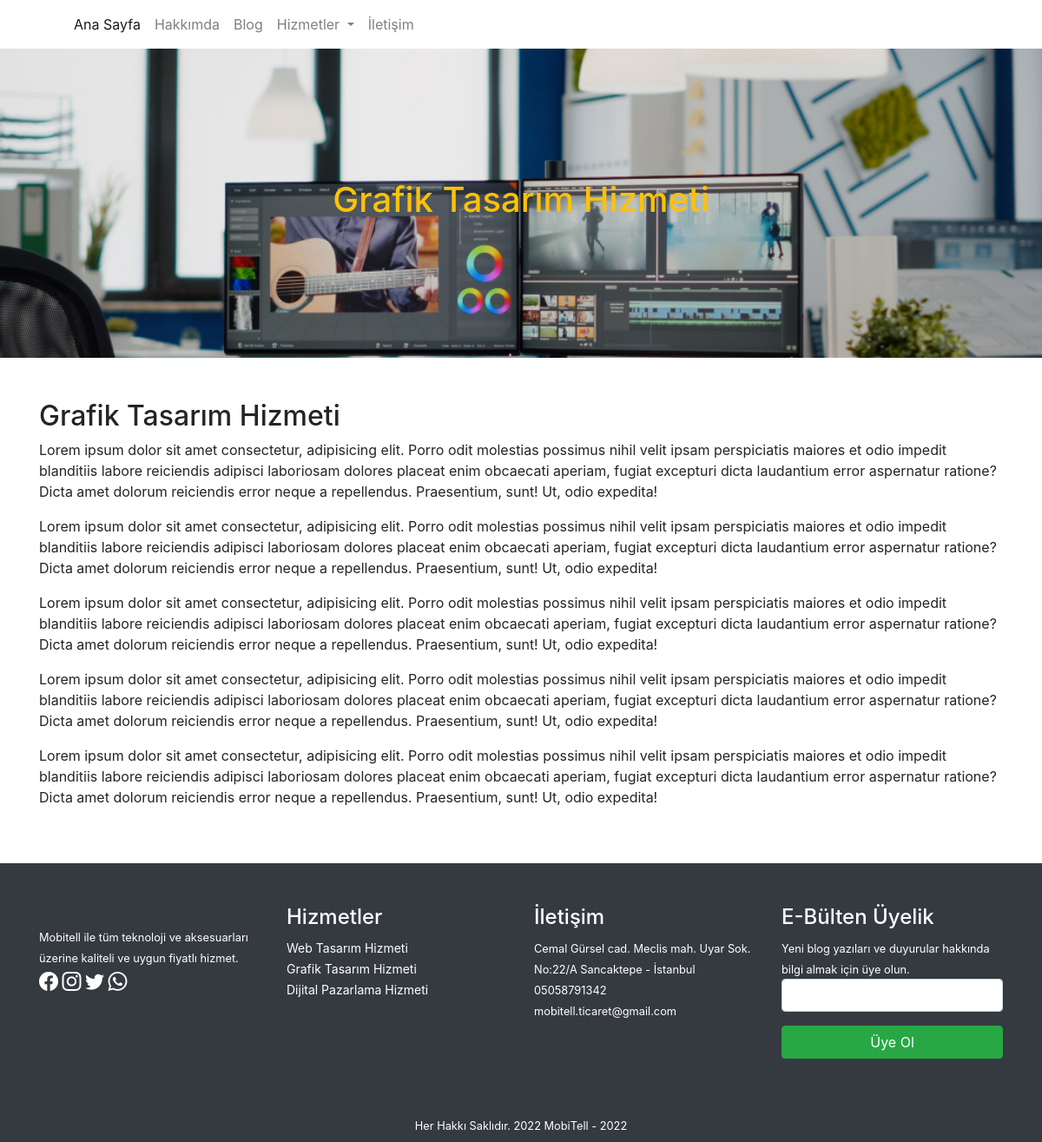
Page /samplepage.php?id=3 on the committed database.
### tables this page shows
CREATE TABLE `sayfalar` (
  `id` int(11) NOT NULL,
  `baslik` varchar(60) NOT NULL,
  `icerik` text NOT NULL,
  `meta` varchar(160) NOT NULL,
  `foto` varchar(100) NOT NULL,
  `durum` varchar(11) NOT NULL,
  `fotoalt` varchar(60) NOT NULL,
  `seotitle` varchar(60) NOT NULL,
  `tarih` varchar(11) NOT NULL,
  `sayfaturu` varchar(15) NOT NULL,
  `kategori` varchar(30) NOT NULL
);

CREATE TABLE `ayarlar` (
  `id` int(11) NOT NULL,
  `adres` varchar(200) NOT NULL,
  `telefon` varchar(15) NOT NULL,
  `email` varchar(100) NOT NULL,
  `harita` text NOT NULL,
  `tanitim` text NOT NULL,
  `logo` varchar(100) NOT NULL,
  `blogbanner` varchar(100) NOT NULL,
  `iletisimbanner` varchar(100) NOT NULL,
  `facebook` varchar(100) NOT NULL,
  `instagram` varchar(100) NOT NULL,
  `twitter` varchar(100) NOT NULL,
  `whatsapp` varchar(200) NOT NULL,
  `analitik` text NOT NULL,
  `konsol` text NOT NULL,
  `pixel` text NOT NULL,
  `copy` varchar(100) NOT NULL
);

### samplepage.php (the view)
<?php require_once('header.php'); ?>
<?php
$id = $_GET['id'];
$sorgu_hizmetpage = $db->prepare('select * from sayfalar where id=?');
$sorgu_hizmetpage->execute(array($id));
$satir_hizmetpage = $sorgu_hizmetpage->fetch();
?>
<section id="sampleBanner" class="py-15" style="background-image: url('<?php echo substr($satir_hizmetpage['foto'], 3); ?>');">
    <div class="container-fluid">
        <div class="row">
            <div class="col-12 text-center">
                <h1 class="text-warning"><?php echo $satir_hizmetpage['baslik']; ?></h1>
            </div>
        </div>
    </div>
</section>
<section id="content" class="py-5">
    <div class="container">
        <div class="row">
            <div class="col-12">
                <h2><?php echo $satir_hizmetpage['baslik']; ?></h2>
                <?php echo $satir_hizmetpage['icerik']; ?>
            </div>
        </div>
    </div>
</section>
<?php require_once('footer.php'); ?>

### footer.php (shortened to what this page needs)
<footer id="footer" class="bg-dark text-white">
  <div class="container">
    <div class="row py-5">
      <div class="col-md-3">
        <img src="<?php echo substr($logo, 3); ?>" alt=""><br>
        <small><?php echo $satir['tanitim']; ?></small> <br>
        <a href="<?php echo $satir['facebook']; ?>" target="_blank" style="font-size:22px;"><i class="bi bi-facebook"></i></a>
        <a href="<?php echo $satir['instagram']; ?>" target="_blank" style="font-size:22px;"><i class="bi bi-instagram"></i></a>
        <a href="<?php echo $satir['twitter']; ?>" target="_blank" style="font-size:22px;"><i class="bi bi-twitter"></i></a>
        <a href="<?php echo $satir['whatsapp']; ?>" target="_blank" style="font-size:22px;"><i class="bi bi-whatsapp"></i></a>
      </div>
      <div class="col-md-3">
        <h4>Hizmetler</h4>
        <?php
        $sorgu2 = $db->prepare("select * from sayfalar where sayfaturu = 'altsayfa' order by baslik desc");
        $sorgu2->execute();
        if ($sorgu2->rowCount()) {
          foreach ($sorgu2 as $satir2) {
            echo '<a href="samplepage.php?id=' . $satir2['id'] . '" style="font-size:14px;">' . $satir2['baslik'] . '</a><br>';
          }
        }
        ?>
      </div>
      <div class="col-md-3">
        <h4>İletişim</h4>
        <small><?php echo $satir['adres']; ?></small> <br>
        <small><?php echo $satir['telefon']; ?></small> <br>
        <small><?php echo $satir['email']; ?></small>
      </div>
      <div class="col-md-3">
        <h4>E-Bülten Üyelik</h4>
        <small>Yeni blog yazıları ve duyurular hakkında bilgi almak için üye olun.</small>
        <form method="post">
          <div class="form-group">
            <input type="email" name="ebulten" class="form-control">
          </div>
          <div class="form-group">
            <button type="submit" class="btn btn-success w-100" name="uyeolbuton">Üye Ol</button>
          </div>
        </form>
      </div>
    </div>
    <div class="row pb-2">
      <div class="col-12 text-white text-center">
        <small>
          <?php echo $satir['copy'] . ' - ' . date('Y'); ?>
        </small>
      </div>
    </div>
  </div>
</footer>
</body>
</html>

### css/style.css (style rules this page uses)
#footer a { color: #fff; }
#sampleBanner { background-size: cover; background-repeat: no-repeat; background-position: center center; }
.py-15 { padding-top: 150px; padding-bottom: 150px; }

### rows in the picture
sayfalar: foto (picture), baslik "Grafik Tasarım Hizmeti", icerik "Lorem ipsum dolor sit amet consectetur, adipisicing elit. Porro odit molestias possimus nihil velit ipsam perspiciatis maiores et odio impedit blanditiis labore reiciendis adipisci laboriosam dolores placeat enim obcaecati aperiam, fugiat excepturi dicta laudantium error aspernatur ratione? Dicta amet dolorum reiciendis error neque a repellendus. Praesentium, sunt! Ut, odio expedita! Lorem ipsum dolor sit amet consectetur, adipisicing elit. Porro odit molestias possimus nihil velit ipsam perspiciatis maiores et odio impedit blanditiis labore reiciendis adipisci laboriosam dolores placeat enim obcaecati aperiam, fugiat excepturi dicta laudantium error aspernatur ratione? Dicta amet dolorum…"
ayarlar: tanitim "Mobitell ile tüm teknoloji ve aksesuarları üzerine kaliteli ve uygun fiyatlı hizmet.", adres "Cemal Gürsel cad. Meclis mah. Uyar Sok. No:22/A Sancaktepe - İstanbul", telefon "05058791342", email "mobitell.ticaret@gmail.com", copy "Her Hakkı Saklıdır. 2022 MobiTell"
sayfalar: baslik "Web Tasarım Hizmeti"
sayfalar: baslik "Dijital Pazarlama Hizmeti"
